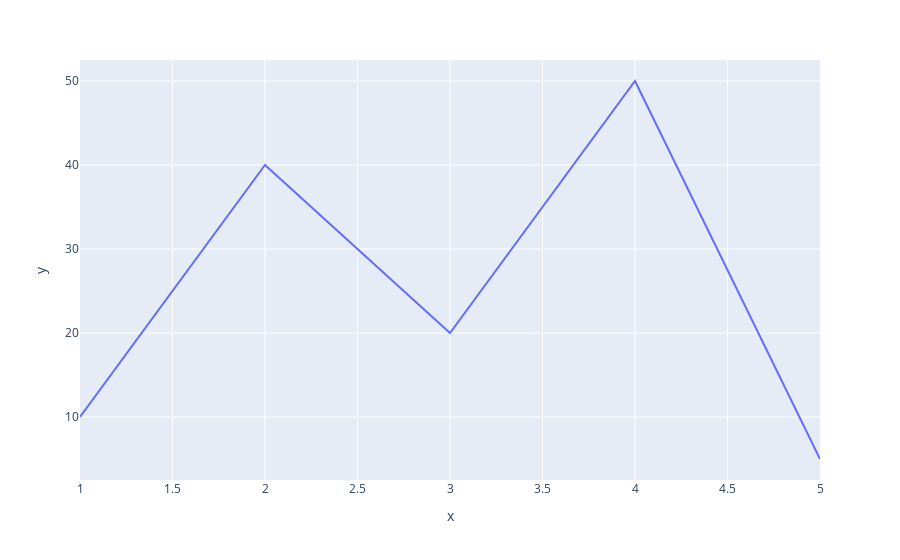

Source (notebook cell):
### Code cell
px.line(x=[1, 2, 3, 4, 5], y=[10, 40, 20, 50, 5])

### Figure 1 — Plotly figure (JSON) as saved in the notebook; plotly's stock layout.template omitted (floating-point values rounded to 4 significant figures)
{"data": [{"hovertemplate": "x=%{x}<br>y=%{y}<extra></extra>", "legendgroup": "", "line": {"color": "#636efa", "dash": "solid"}, "marker": {"symbol": "circle"}, "mode": "lines", "name": "", "orientation": "v", "showlegend": false, "type": "scatter", "x": [1, 2, 3, 4, 5], "xaxis": "x", "y": [10, 40, 20, 50, 5], "yaxis": "y"}], "layout": {"legend": {"tracegroupgap": 0}, "margin": {"t": 60}, "xaxis": {"anchor": "y", "domain": [0, 1], "title": {"text": "x"}}, "yaxis": {"anchor": "x", "domain": [0, 1], "title": {"text": "y"}}}}
